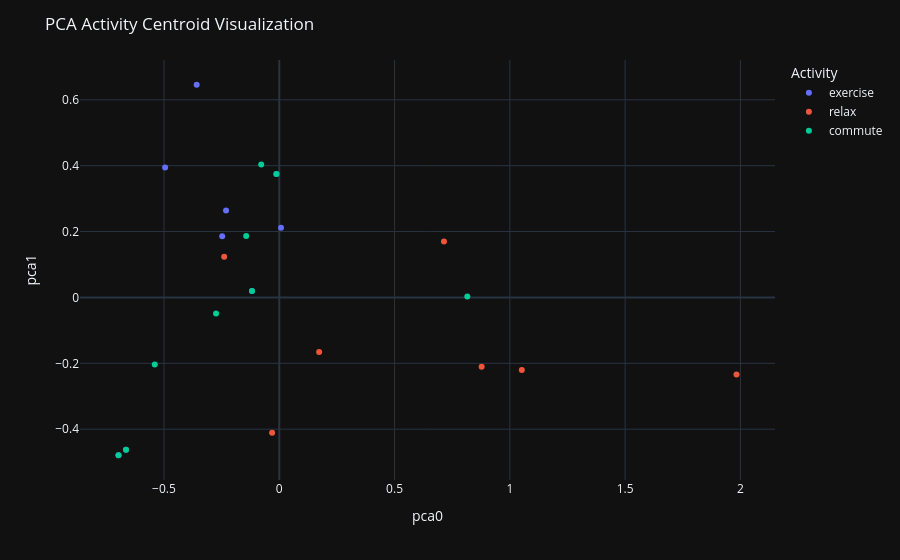

The notebook cell this image was saved under:
### Code cell
# Convert the data to a pandas DataFrame
df_centroid_activity = pd.DataFrame({'pca0': centroid_pca[:, 0], 'pca1': centroid_pca[:, 1], 'activity': activity_labels})

# Create a scatter plot using Plotly
fig = px.scatter(df_centroid_activity, x='pca0', y='pca1', color='activity')

# Add labels and adjust the layout
fig.update_layout(
    title='PCA Activity Centroid Visualization',
    xaxis_title='pca0',
    yaxis_title='pca1',
    legend_title='Activity'
)

# Display the plot
fig.show()

### Figure 1 — Plotly figure (JSON) as saved in the notebook; plotly's stock layout.template omitted (floating-point values rounded to 4 significant figures)
{"data": [{"hovertemplate": "activity=exercise<br>pca0=%{x}<br>pca1=%{y}<extra></extra>", "legendgroup": "exercise", "marker": {"color": "#636efa", "symbol": "circle"}, "mode": "markers", "name": "exercise", "orientation": "v", "showlegend": true, "x": [-0.1183, -0.01237, -0.6973, -0.495, -0.6647, -0.2476, 0.007478, -0.2307, -0.3582], "xaxis": "x", "y": [0.01944, 0.3749, -0.4791, 0.3947, -0.4624, 0.1859, 0.2112, 0.2639, 0.6457], "yaxis": "y", "type": "scatter"}, {"hovertemplate": "activity=relax<br>pca0=%{x}<br>pca1=%{y}<extra></extra>", "legendgroup": "relax", "marker": {"color": "#EF553B", "symbol": "circle"}, "mode": "markers", "name": "relax", "orientation": "v", "showlegend": true, "x": [-0.03112, 0.8777, 0.1729, -0.2389, 1.983, 1.052, 0.7142], "xaxis": "x", "y": [-0.4109, -0.2102, -0.1656, 0.1238, -0.2339, -0.22, 0.1697], "yaxis": "y", "type": "scatter"}, {"hovertemplate": "activity=commute<br>pca0=%{x}<br>pca1=%{y}<extra></extra>", "legendgroup": "commute", "marker": {"color": "#00cc96", "symbol": "circle"}, "mode": "markers", "name": "commute", "orientation": "v", "showlegend": true, "x": [-0.1183, -0.01237, -0.07831, -0.6973, -0.54, -0.2742, -0.1435, 0.8156, -0.6647], "xaxis": "x", "y": [0.01944, 0.3749, 0.4036, -0.4791, -0.2033, -0.04894, 0.1863, 0.00257, -0.4624], "yaxis": "y", "type": "scatter"}], "layout": {"xaxis": {"anchor": "y", "domain": [0.0, 1.0], "title": {"text": "pca0"}}, "yaxis": {"anchor": "x", "domain": [0.0, 1.0], "title": {"text": "pca1"}}, "legend": {"title": {"text": "Activity"}, "tracegroupgap": 0}, "margin": {"t": 60}, "title": {"text": "PCA Activity Centroid Visualization"}}}
